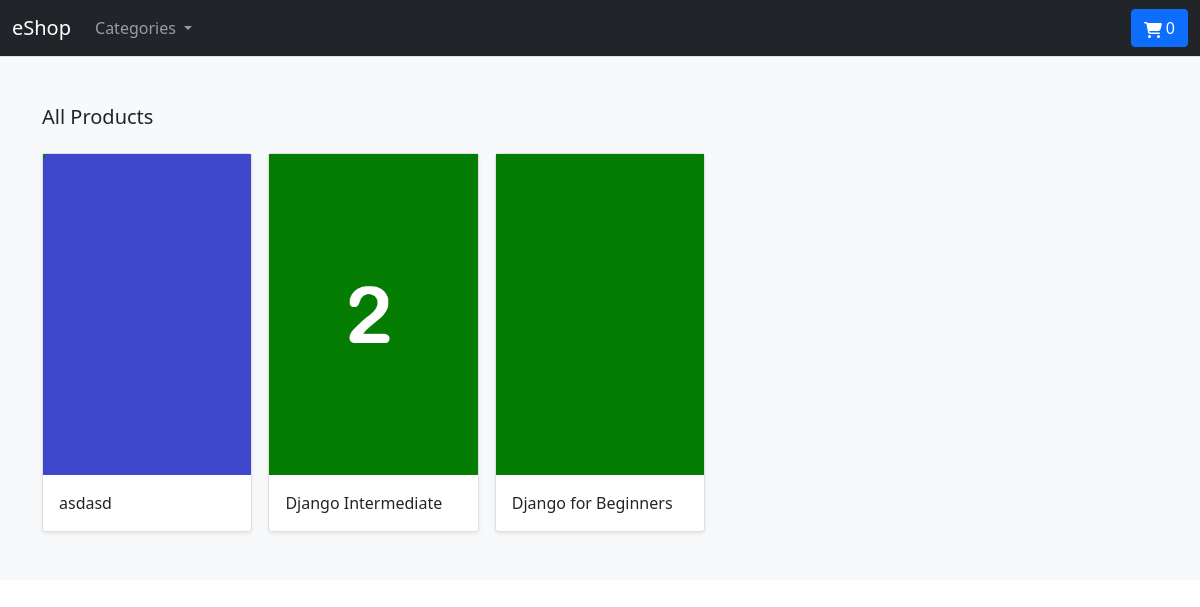
The page / on the database its author committed.
### store/models.py (models this page shows, shortened)
class Product(models.Model):
    category = models.ForeignKey(Category, related_name='product', on_delete=models.CASCADE)
    created_by = models.ForeignKey(User, on_delete=models.CASCADE, related_name='product_creator')
    title = models.CharField(max_length=255)
    author = models.CharField(max_length=255, default='admin')
    description = models.TextField(blank=True)
    image = models.ImageField(upload_to='images/', default='images/default.png')
    slug = models.SlugField(max_length=255)
    price = models.DecimalField(max_digits=4, decimal_places=2)
    in_stock = models.BooleanField(default=True)
    is_active = models.BooleanField(default=True)
    created = models.DateTimeField(auto_now_add=True)
    updated = models.DateTimeField(auto_now=True)
    objects = models.Manager()
    products = ProductManager()
    class Meta:
        verbose_name_plural = 'Products'
        ordering = ('-created',)
    def get_absolute_url(self):
        return reverse('store:product_detail', args=[self.slug])

### store/views.py (the view)
# urls.py: path('', views.product_all, name='product_all'),
def product_all(request):
    products = Product.products.all()
    return render(request, 'store/home.html', {'products': products})

### cart/cart.py (called while the page is built)
    def __len__(self):
        return sum(item['qty'] for item in self.cart.values())

### cart/context_processors.py (called while the page is built)
def cart(request):
    return {'cart': Cart(request)}

### store/context_processors.py (called while the page is built)
def categories(request):
    return {
        'categories': Category.objects.all()
    }

### store/models.py (called while the page is built)
    def get_queryset(self):
        return super(ProductManager, self).get_queryset().filter(is_active=True)

    def get_absolute_url(self):
        return reverse('store:category_list', args=[self.slug])

### templates/store/home.html (shortened to what this page needs)
{% extends "./base.html" %}
{% load static %}
{% block content %}
<main>
   <div class="album py-5 bg-light">
    <div class="container">
      <div class="pb-3 h5">All Products</div>
      <div class="row row-cols-1 row-cols-sm-2 row-cols-md-5 g-3">
        {% for product in products %}
        <div class="col">
          <div class="card shadow-sm">
            <img class="img-fluid" alt="Responsive image" src="{{ product.image.url }}">
            <div class="card-body">
              <p class="card-text">
                <a class="text-dark text-decoration-none" href="{{ product.get_absolute_url }}">{{ product.title }}</a>
              </p>
            </div>
          </div>
        </div>
        {% endfor %}
      </div>
    </div>
  </div>
</main>
{% endblock %}

### templates/store/base.html (shortened to what this page needs)
{% load static %}
<!DOCTYPE html>
<html>
<head>
    <link href="https://cdn.jsdelivr.net/npm/bootstrap@5.0.0-beta1/dist/css/bootstrap.min.css" rel="stylesheet"
>
</head>
<body>
<header>
    <nav class="navbar navbar-expand-md navbar-dark bg-dark border-bottom">
        <div class="container-fluid">
            <a class="navbar-brand" href="/">eShop</a>
            <div class="collapse navbar-collapse" id="navbarCollapse">
                <ul class="navbar-nav me-auto mb-2 mb-md-0">
                    <li class="nav-item dropdown">
                        <a class="nav-link dropdown-toggle" href="#" id="navbarDropdown" role="button"
                           data-bs-toggle="dropdown" aria-expanded="false">
                            Categories
                        </a>
                    </li>
                </ul>
                <a type="button" role="button" href="{% url "cart:cart_summary" %}"
                   class="btn btn-primary">
                    {% with total_qty=cart|length %}
                        <div id="cart-qty" class="d-inline-flex">
                            {% if total_qty > 0 %}
                                {{ total_qty }}
                            {% else %}
                                0
                            {% endif %}
                        </div>
                    {% endwith %}
                </a>
            </div>
        </div>
    </nav>
</header>
<div id="content">{% block content %} {% endblock %}</div>
</body>
</html>

### templates/store/base.html (style rules this page uses)
svg { fill: #ffffff }

### rows shown on the page
Product: image (placeholder picture), title "asdasd"
Product: image (picture), title "Django Intermediate"
Product: image (picture), title "Django for Beginners"
